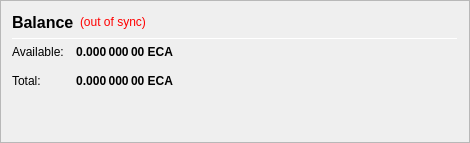
                   <widget class="QFrame" name="frame_CombinedBalances">
                    <property name="minimumSize">
                     <size>
                      <width>470</width>
                      <height>0</height>
                     </size>
                    </property>
                    <property name="frameShape">
                     <enum>QFrame::StyledPanel</enum>
                    </property>
                    <property name="frameShadow">
                     <enum>QFrame::Raised</enum>
                    </property>
                    <layout class="QVBoxLayout" name="verticalLayout_5">
                     <item>
                      <layout class="QHBoxLayout" name="horizontalLayout_5" stretch="0,0,0">
                       <item>
                        <widget class="QLabel" name="label_5z">
                         <property name="minimumSize">
                          <size>
                           <width>0</width>
                           <height>20</height>
                          </size>
                         </property>
                         <property name="font">
                          <font>
                           <pointsize>12</pointsize>
                           <weight>75</weight>
                           <bold>true</bold>
                          </font>
                         </property>
                         <property name="toolTip">
                          <string>Balance (including unconfirmed and immature coins)</string> <!--Combined-->
                         </property>
                         <property name="text">
                          <string>Balance</string> <!--Combined-->
                         </property>
                        </widget>
                       </item>
                       <item>
                        <widget class="QLabel" name="labelWalletStatus">
                         <property name="cursor">
                          <cursorShape>WhatsThisCursor</cursorShape>
                         </property>
                         <property name="toolTip">
                          <string>The displayed information may be out of date. Your wallet automatically synchronizes with the ELECTRA network after a connection is established, but this process has not completed yet.</string>
                         </property>
                         <property name="styleSheet">
                          <string notr="true">QLabel { color: red; }</string>
                         </property>
                         <property name="text">
                          <string notr="true">(out of sync)</string>
                         </property>
                         <property name="alignment">
                          <set>Qt::AlignLeading|Qt::AlignLeft|Qt::AlignVCenter</set>
                         </property>
                        </widget>
                       </item>
                       <item>
                        <spacer name="horizontalSpacer_1">
                         <property name="orientation">
                          <enum>Qt::Horizontal</enum>
                         </property>
                         <property name="sizeHint" stdset="0">
                          <size>
                           <width>40</width>
                           <height>20</height>
                          </size>
                         </property>
                        </spacer>
                       </item>
                      </layout>
                     </item>
                     <item>
                      <widget class="Line" name="line_CombinedBalance">
                       <property name="minimumSize">
                        <size>
                         <width>0</width>
                         <height>1</height>
                        </size>
                       </property>
                       <property name="maximumSize">
                        <size>
                         <width>16777215</width>
                         <height>1</height>
                        </size>
                       </property>
                       <property name="orientation">
                        <enum>Qt::Horizontal</enum>
                       </property>
                      </widget>
                     </item>
                     <item>
                      <layout class="QGridLayout" name="gridLayout_3">
                       <property name="spacing">
                        <number>12</number>
                       </property>
                       <item row="1" column="0">
                        <widget class="QLabel" name="labelBalanceTextz">
                         <property name="text">
                          <string>Available:</string>
                         </property>
                        </widget>
                       </item>
                       <item row="1" column="1">
                        <widget class="QLabel" name="labelBalancez">
                         <property name="font">
                          <font>
                           <weight>75</weight>
                           <bold>true</bold>
                          </font>
                         </property>
                         <property name="cursor">
                          <cursorShape>IBeamCursor</cursorShape>
                         </property>
                         <property name="toolTip">
                          <string>Your current spendable balance</string>
                         </property>
                         <property name="text">
                          <string notr="true">0.000 000 00 ECA</string>
                         </property>
                         <property name="alignment">
                          <set>Qt::AlignRight|Qt::AlignTrailing|Qt::AlignVCenter</set>
                         </property>
                         <property name="textInteractionFlags">
                          <set>Qt::LinksAccessibleByMouse|Qt::TextSelectableByKeyboard|Qt::TextSelectableByMouse</set>
                         </property>
                        </widget>
                       </item>
                       <item row="2" column="0">
                        <widget class="QLabel" name="labelTotalTextz">
                         <property name="text">
                          <string>Total:</string>
                         </property>
                        </widget>
                       </item>
                       <item row="2" column="1">
                        <widget class="QLabel" name="labelTotalz">
                         <property name="font">
                          <font>
                           <weight>75</weight>
                           <bold>true</bold>
                          </font>
                         </property>
                         <property name="cursor">
                          <cursorShape>IBeamCursor</cursorShape>
                         </property>
                         <property name="toolTip">
                          <string>Total Balance, including all unavailable coins.</string>
                         </property>
                         <property name="text">
                          <string notr="true">0.000 000 00 ECA</string>
                         </property>
                         <property name="alignment">
                          <set>Qt::AlignRight|Qt::AlignTrailing|Qt::AlignVCenter</set>
                         </property>
                         <property name="textInteractionFlags">
                          <set>Qt::LinksAccessibleByMouse|Qt::TextSelectableByKeyboard|Qt::TextSelectableByMouse</set>
                         </property>
                        </widget>
                       </item>
                       <item row="2" column="3">
                        <spacer name="horizontalSpacer_2">
                         <property name="orientation">
                          <enum>Qt::Horizontal</enum>
                         </property>
                         <property name="sizeHint" stdset="0">
                          <size>
                           <width>40</width>
                           <height>20</height>
                          </size>
                         </property>
                        </spacer>
                       </item>
                      </layout>
                     </item>
                     <item>
                      <spacer name="verticalSpacer_1">
                       <property name="orientation">
                        <enum>Qt::Vertical</enum>
                       </property>
                       <property name="sizeHint" stdset="0">
                        <size>
                         <width>20</width>
                         <height>40</height>
                        </size>
                       </property>
                      </spacer>
                     </item>
                    </layout>
                   </widget>
